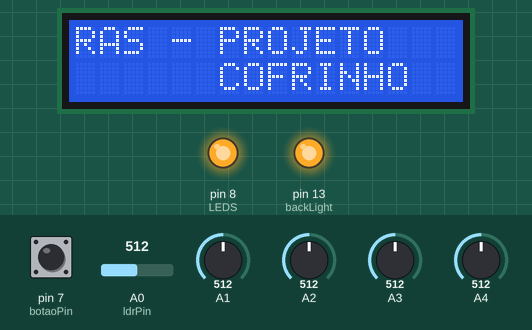
A sketch run on a simulated Arduino Uno, built with avr-gcc and run on an emulated ATmega328P. Parts: 16×2 character LCD, output pins drawn as LEDs (lit = HIGH). Inputs (shaded band) come from the test bench; at power-on: pin 7 (botaoPin) LOW, A0 (ldrPin) = 512, A1 = 512, A2 = 512, A3 = 512, A4 = 512. EEPROM starts erased.

Above: at 0.1 s.
2.3 s: pin 7 (botaoPin) pulled HIGH for 0.25 s
At 3.2 s:
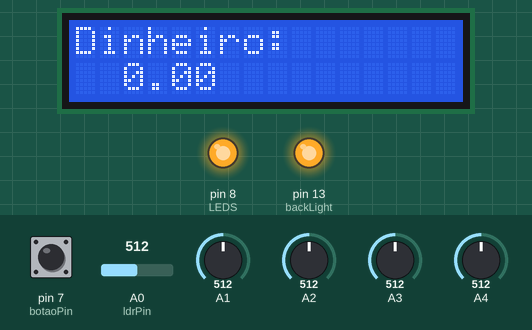
4.0 s: A0 (ldrPin) set to 490
At 4.49 s:
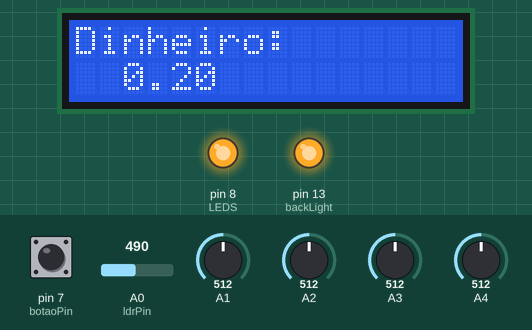
5.6 s: A1 set to 490
At 5.77 s:
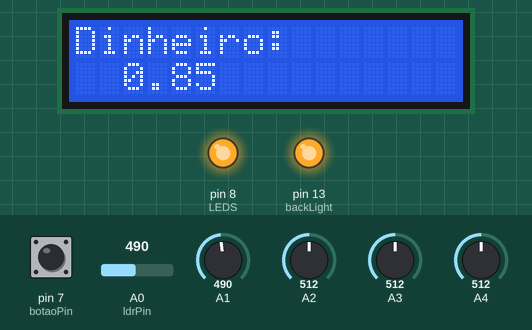
7.1 s: A2 set to 490
At 7.26 s:
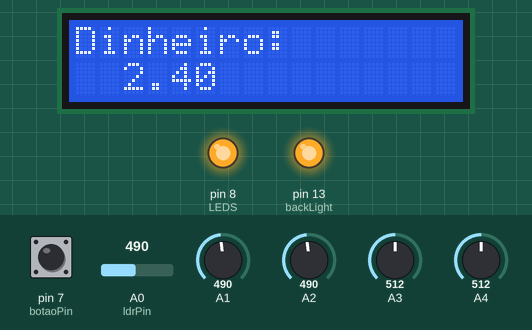
8.6 s: A3 set to 490
At 8.75 s:
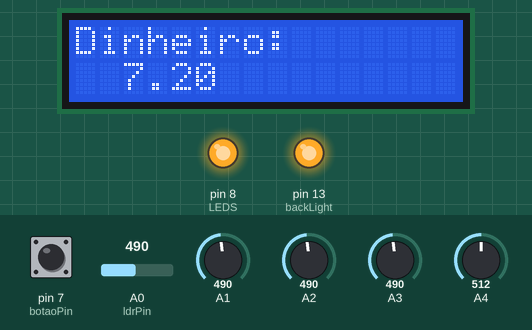
10.1 s: A4 set to 490
At 10.25 s:
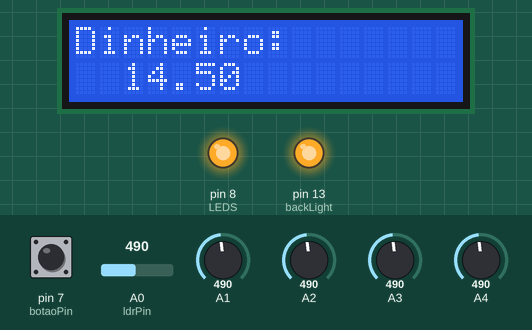
Timing chart, 0 to 12.6 s (numbered marks = the images above; inputs shaded):
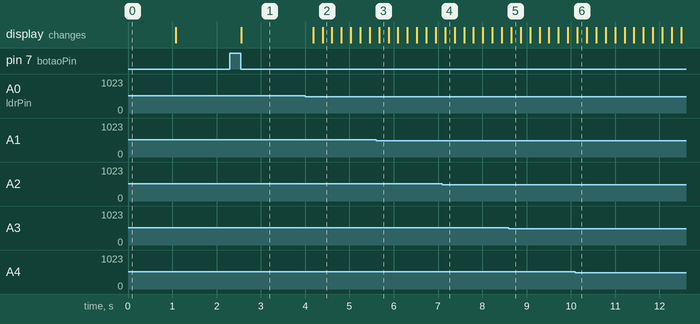

The sketch:

FirmwareCofrinho.ino
```cpp
#include <LiquidCrystal.h>
#include <EEPROM.h>

LiquidCrystal lcd(12, 11, 10, 5, 4, 3, 2);

int backLight = 13;
int LEDS = 8;

const int ldrPin = A0;
int valorAcumuladoEndereco = 0;

float valorAcumulado = 0.0;

bool botaoPressionado = false;
const int botaoPin = 7; // Pino para o botão

void setup() {
  pinMode(LEDS, OUTPUT);
  digitalWrite(LEDS, HIGH);
  pinMode(backLight, OUTPUT);
  digitalWrite(backLight, HIGH);

  lcd.begin(16, 2);
  lcd.clear();
  lcd.setCursor(0, 0);
  lcd.print("RAS - PROJETO");
  lcd.setCursor(6, 1);
  lcd.print("COFRINHO");
  delay(1000);
  lcd.clear();

  Serial.begin(9600);

  // Inicializa o botão como entrada
  pinMode(botaoPin, INPUT);

  // Lê o valor acumulado da EEPROM
  EEPROM.get(valorAcumuladoEndereco, valorAcumulado);
}

void loop() {
  // Verifica se o botão foi pressionado
  if (digitalRead(botaoPin) == HIGH) {
    botaoPressionado = true;
    delay(50); // Delay para evitar leituras falsas devido a bouncing do botão
  }

  if (botaoPressionado) {
    // Se o botão foi pressionado, resete o valor acumulado e salve na EEPROM
    valorAcumulado = 0.0;
    EEPROM.put(valorAcumuladoEndereco, valorAcumulado);
    botaoPressionado = false; // Reseta a flag do botão
  }

  // Leia os valores dos LDRs
  int LDR_10C = analogRead(A0);
  int LDR_5C = analogRead(A1);
  int LDR_50C = analogRead(A2);
  int LDR_25C = analogRead(A3);
  int LDR_1R = analogRead(A4);

  // Atualize o valor acumulado com base nos LDRs
  if (LDR_10C < 500) {
    valorAcumulado += 0.10;
  }
  if (LDR_5C < 500){
    valorAcumulado += 0.05;
  }
  if (LDR_50C < 500) {
    valorAcumulado += 0.50;
  }
  if (LDR_25C < 500){
    valorAcumulado += 0.25;
  }
  if (LDR_1R < 500){
    valorAcumulado += 1.0;
  }

  // Escreva o valor acumulado na EEPROM
  EEPROM.put(valorAcumuladoEndereco, valorAcumulado);

  // Atualize o display LCD com o valor acumulado
  lcd.setCursor(0, 0);
  lcd.print("Dinheiro:");
  lcd.setCursor(2, 1);
  lcd.print(valorAcumulado);
  delay(200);
}
```

Measured:
- after the input at 2.3 s, the display: changes after 0.25 s (image 1)
- after the input at 4.0 s, the display: first changes after 0.19 s (image 2 shows a later state)
